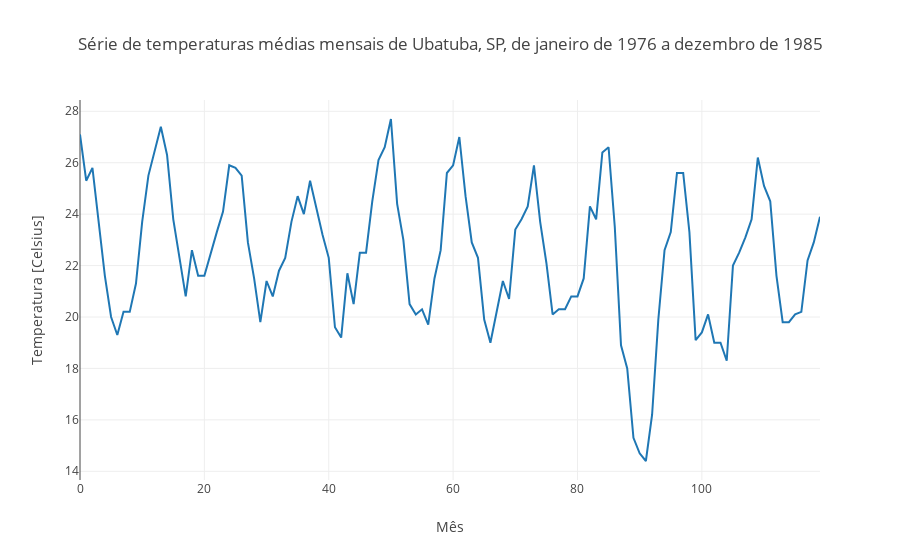

Notebook code cell kept with this figure:
### Code cell
from scipy import signal
import matplotlib.pyplot as plt
fs = 1 # sampling rate
x = ts_temperature
print("**********************************************************************")
print(f"Gráfico da série")
print("**********************************************************************")
data=[go.Scatter(x=np.arange(n), y=ts_temperature, mode='lines')]
layout = go.Layout(
    title='Série de temperaturas médias mensais de Ubatuba, SP, de janeiro de 1976 a dezembro de 1985',
    xaxis={'title':'Mês'},
    yaxis={'title':'Temperatura [Celsius]'}
)
fig = go.Figure(data=data, layout=layout)
py.iplot(fig)

### Figure 1 — Plotly figure (JSON) as saved in the notebook; plotly's stock layout.template omitted (floating-point values rounded to 4 significant figures)
{"data": [{"mode": "lines", "type": "scatter", "uid": "a8f5cc1c-92fd-4705-927d-889267e062dc", "x": [0, 1, 2, 3, 4, 5, 6, 7, 8, 9, 10, 11, 12, 13, 14, 15, 16, 17, 18, 19, 20, 21, 22, 23, 24, 25, 26, 27, 28, 29, 30, 31, 32, 33, 34, 35, 36, 37, 38, 39, 40, 41, 42, 43, 44, 45, 46, 47, 48, 49, 50, 51, 52, 53, 54, 55, 56, 57, 58, 59, 60, 61, 62, 63, 64, 65, 66, 67, 68, 69, 70, 71, 72, 73, 74, 75, 76, 77, 78, 79, 80, 81, 82, 83, 84, 85, 86, 87, 88, 89, 90, 91, 92, 93, 94, 95, 96, 97, 98, 99, 100, 101, 102, 103, 104, 105, 106, 107, 108, 109, 110, 111, 112, 113, 114, 115, 116, 117, 118, 119], "y": [27.1, 25.3, 25.8, 23.7, 21.6, 20, 19.3, 20.2, 20.2, 21.3, 23.7, 25.5, 26.4, 27.4, 26.3, 23.8, 22.3, 20.8, 22.6, 21.6, 21.6, 22.5, 23.3, 24.1, 25.9, 25.8, 25.5, 22.9, 21.5, 19.8, 21.4, 20.8, 21.8, 22.3, 23.7, 24.7, 24, 25.3, 24.2, 23.2, 22.3, 19.6, 19.2, 21.7, 20.5, 22.5, 22.5, 24.5, 26.1, 26.6, 27.7, 24.4, 23, 20.5, 20.1, 20.3, 19.7, 21.5, 22.6, 25.6, 25.9, 27, 24.7, 22.9, 22.3, 19.9, 19, 20.2, 21.4, 20.7, 23.4, 23.8, 24.3, 25.9, 23.7, 22.1, 20.1, 20.3, 20.3, 20.8, 20.8, 21.5, 24.3, 23.8, 26.4, 26.6, 23.5, 18.9, 18, 15.3, 14.7, 14.4, 16.2, 19.9, 22.6, 23.3, 25.6, 25.6, 23.3, 19.1, 19.4, 20.1, 19, 19, 18.3, 22, 22.5, 23.1, 23.8, 26.2, 25.1, 24.5, 21.6, 19.8, 19.8, 20.1, 20.2, 22.2, 22.9, 23.9]}], "layout": {"title": {"text": "Série de temperaturas médias mensais de Ubatuba, SP, de janeiro de 1976 a dezembro de 1985"}, "xaxis": {"title": {"text": "Mês"}}, "yaxis": {"title": {"text": "Temperatura [Celsius]"}}}}
